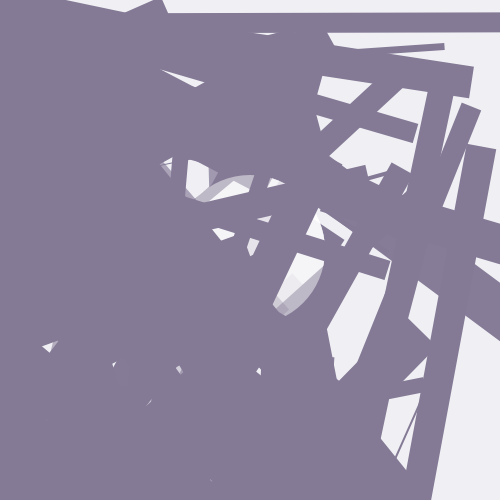
Frame 1 (no input)
Frame 60 (the mouse pressed at the canvas centre just before this capture): identical to frame 1, image omitted
Frame 120 (the mouse held since frame 60 and released just before this capture): identical to frame 1, image omitted

The Processing sketch that drew this single still picture (run headless with seeded random() and noise(); from frame 60 on, the mouse is pressed at the canvas centre):

// Processing sketch: processing_168493
// ── processing_168493.pde

int numrects = 200;
int randomfactor = 50;

int[][] coords = new int[numrects][4];
int r = 0;
int g = 0;
int b = 0;

void setup() {
  size(500, 500);
  background(0);

  smooth();
  noStroke();
  mouseReleased();
}

void draw() {
}

void mouseReleased() {
  r = floor(random(randomfactor)) + 100;
  g = r + floor(random(-20, 20));
  b = r + floor(random(-20, 20));
  background(240, 240, 244);
  for (int i = 0; i < numrects; i++) {
    pushMatrix();
    for (int k = 0; k < 4; k++) {
      if (i == 0 || k == 0) {
        coords[i][k] = floor(random(width));
      } else {
        if (coords[i-1][k] > 200) {
          coords[i][k] = coords[i-1][k] / (floor(random(randomfactor))+1);
        } else {
          coords[i][k] = coords[i-1][k] * floor(random(randomfactor))*2;
        }
      }
      println(i + "-" + k + " = " + coords[i][k]);
    }
    if (floor(random(numrects)) < 5) {
      noStroke();
      fill(255,120);
      ellipse(250, 250, 150, 150);
    }
    stroke(r, g, b, random(randomfactor*randomfactor)+50);
    strokeCap(SQUARE);
    strokeWeight(floor(random(randomfactor))+1);
    rotate(radians(floor(random(randomfactor))));
    line(coords[i][0], coords[i][1], coords[i][2], coords[i][3]);
    popMatrix();
  }

  println(randomfactor + " :: " + r + " " + g + " " + b);
}
